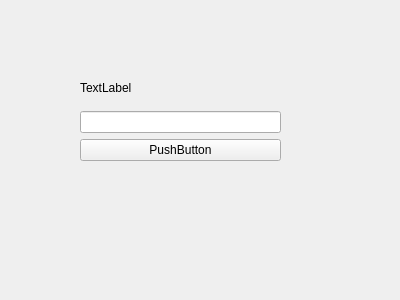
<?xml version="1.0" encoding="UTF-8"?>
<ui version="4.0">
 <class>Form</class>
 <widget class="QWidget" name="Form">
  <property name="geometry">
   <rect>
    <x>0</x>
    <y>0</y>
    <width>400</width>
    <height>300</height>
   </rect>
  </property>
  <property name="windowTitle">
   <string>Form</string>
  </property>
  <widget class="QWidget" name="verticalLayoutWidget">
   <property name="geometry">
    <rect>
     <x>80</x>
     <y>70</y>
     <width>201</width>
     <height>91</height>
    </rect>
   </property>
   <layout class="QVBoxLayout" name="verticalLayout">
    <item>
     <widget class="QLabel" name="label_name">
      <property name="text">
       <string>TextLabel</string>
      </property>
     </widget>
    </item>
    <item>
     <widget class="QLineEdit" name="input_field_name"/>
    </item>
    <item>
     <widget class="QPushButton" name="button_name">
      <property name="text">
       <string>PushButton</string>
      </property>
     </widget>
    </item>
   </layout>
  </widget>
 </widget>
 <resources/>
 <connections/>
</ui>
